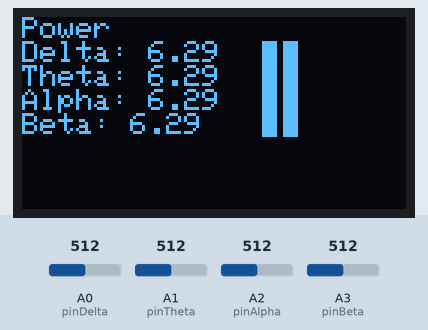
Simulated run of this sketch. Board: Arduino Uno, built with avr-gcc and run on an emulated ATmega328P. On the bench: 128×64 one-colour display. The test bench sets the inputs (shaded band); at power-on: A0 (pinDelta) = 512, A1 (pinTheta) = 512, A2 (pinAlpha) = 512, A3 (pinBeta) = 512.

Above: at 1.2 s.
1.3 s: A0 (pinDelta) set to 716
At 2.2 s:
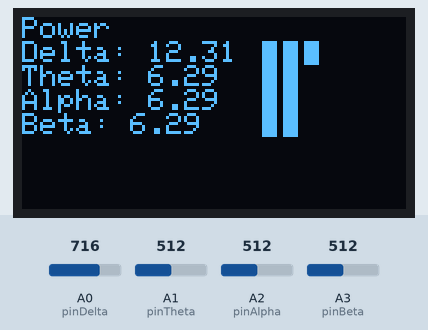
2.9 s: A1 (pinTheta) set to 716
At 4.2 s:
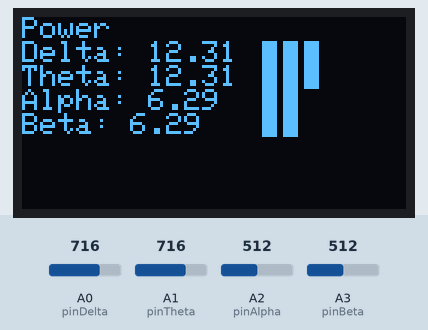
4.5 s: A2 (pinAlpha) set to 716
At 5.7 s:
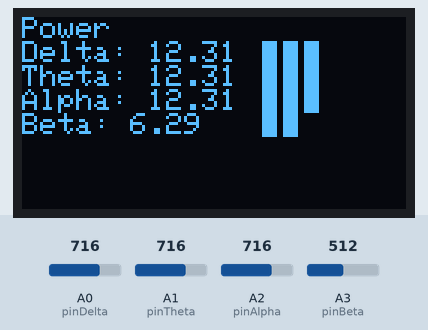
6.1 s: A3 (pinBeta) set to 716
At 7.4 s:
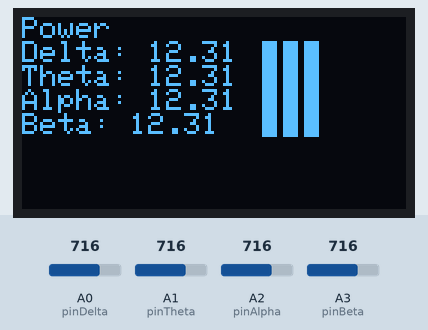
7.7 s: A0 (pinDelta) set to 992
At 8.4 s:
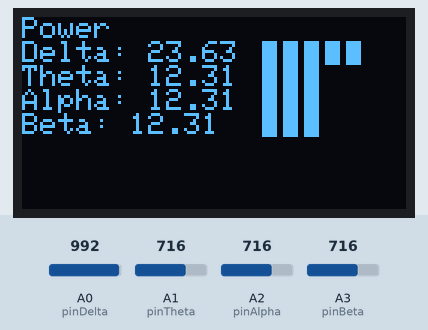
9.2 s: A1 (pinTheta) set to 992
At 9.6 s:
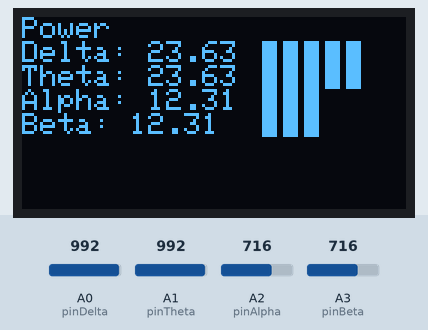
Timing chart, 0 to 11.7 s (numbered marks = the images above; inputs shaded):
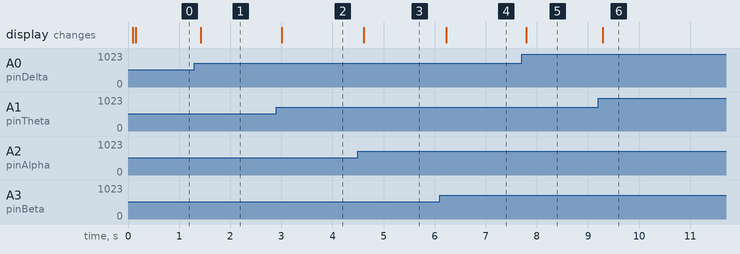

The sketch:

brainwavedisplay.ino
```cpp
#include <Adafruit_SSD1306.h>
#include <Adafruit_GFX.h>
#include <SPI.h>
#include <Wire.h>

#define SCREEN_WIDTH 128
#define SCREEN_HEIGHT 64
#define OLED_RESET 4
#define SCREEN_ADDRESS 0x3C
Adafruit_SSD1306 display(SCREEN_WIDTH, SCREEN_HEIGHT, &Wire, OLED_RESET);

#define VOLTSPERBIT 0.0049
#define SAMPLEINTERVAL 7.8125 // for sample rate of 128Hz
double currentTime;
double sampleTime;

double inputDelta = 0;
const int pinDelta = A0;
const int resistDelta = 1;

double inputTheta = 0.0;
const int pinTheta = A1;
const int resistTheta = 1;

double inputAlpha = 0.0;
const int pinAlpha = A2;
const int resistAlpha = 1;

double inputBeta = 0.0;
const int pinBeta = A3;
const int resistBeta = 1;

void readAllInputs(double *delta, double *theta, double *alpha, double *beta) {
  *delta = analogRead(pinDelta) * VOLTSPERBIT; // convert the ADC input to a voltage value
  *theta = analogRead(pinTheta) * VOLTSPERBIT;
  *alpha = analogRead(pinAlpha) * VOLTSPERBIT;
  *beta = analogRead(pinBeta) * VOLTSPERBIT;
}

void drawBar(int x, int y, double power) {
  // this is the maximum power that can be read by the arduino.
  // this value may need to be tweaked so that read power values are scaled properly
  double maxpower = (VOLTSPERBIT * 1023) * (VOLTSPERBIT * 1023);

  // if statements for each of the 5 segments of the bar
  // there are 5 maximum segments in each bar
  if (((power/maxpower) > (0.8))) {
    display.drawChar(x + (4 * 7), y, 0xDA, WHITE, BLACK, 1);
  }

  if (((power/maxpower) > (0.6))) {
    display.drawChar(x + (3 * 7), y, 0xDA, WHITE, BLACK, 1);
  }

  if (((power/maxpower) > (0.4))) {
    display.drawChar(x + (2 * 7), y, 0xDA, WHITE, BLACK, 1);
  }

  if (((power/maxpower) > (0.2))) {
    display.drawChar(x + (1 * 7), y, 0xDA, WHITE, BLACK, 1);
  }

  if (((power/maxpower) > (0.1))) {
    display.drawChar(x + (0 * 7), y, 0xDA, WHITE, BLACK, 1);
  }
}

void clearBarGraph() {
  // set this to make sure text printed elsewhere doesn't mess up with characters in unwanted places
  display.setTextWrap(false);
  // loop over all locations of the bar graphs and clear them
  for (int i = 1; i <= 4; i++) {
    display.setCursor(80, (8 * i));
    display.print("               ");
  }
  display.setTextWrap(true);
}

void drawBarGraph(double deltapower, double thetapower, double alphapower, double betapower) {
  // clear previously displayed values
  clearBarGraph();
  // display new bars for each of the read power values
  drawBar(80, 8, deltapower);
  drawBar(80, 16, thetapower);
  drawBar(80, 24, alphapower);
  drawBar(80, 32, betapower);
}

void clearDisplayInputValues() {
  display.setCursor(0, 0);
  // clear the displayed values by simply overwriting them with blank text
  display.println("               ");
  display.println("               ");
  display.println("               ");
  display.println("               ");
  display.println("               ");
}

void printInputValues(double delta, double theta, double alpha, double beta) {
  // calculate power to display
  double deltapower = delta * delta;
  double thetapower = theta * theta;
  double alphapower = alpha * alpha;
  double betapower = beta * beta;

  // clear previously displayed values
  clearDisplayInputValues();
  display.setCursor(0, 0);

  display.println("Power");

  display.print("Delta: ");
  display.println(deltapower);

  display.print("Theta: ");
  display.println(thetapower);

  display.print("Alpha: ");
  display.println(alphapower);

  display.print("Beta: ");
  display.println(betapower);

  // draw the bar graph; this is explained above
  drawBarGraph(deltapower, thetapower, alphapower, betapower);

  // finally, actually display everything
  display.display();
}

void setup() {
  // serial console
  Serial.begin(9600);

  // set up display
  if (!display.begin(SSD1306_SWITCHCAPVCC, SCREEN_ADDRESS)) {
    Serial.println(F("SSD1306 allocation failed"));
    for (;;); // Don't proceed, loop forever
  }
  display.clearDisplay();
  display.setTextColor(WHITE, BLACK);

  // timer setup
  currentTime = millis();
  sampleTime = currentTime + SAMPLEINTERVAL;
}

void loop() {
  // determine whether it's time to sample or not
  if (currentTime >= sampleTime) {
    // when time to sample, read input values and store them
    readAllInputs(&inputDelta, &inputTheta, &inputAlpha, &inputBeta);
    currentTime = millis();
    // set next sample time
    sampleTime = currentTime + SAMPLEINTERVAL;
  }

  // display calculated power and bar graphs
  printInputValues(inputDelta, inputTheta, inputAlpha, inputBeta);

  // update current time on each loop; timing is based on milliseconds
  currentTime = millis();
}
```

Measured:
- after the input at 1.3 s, the display: changes after 0.12 s (image 1)
- after the input at 2.9 s, the display: changes after 0.11 s (image 2)
- after the input at 4.5 s, the display: changes after 0.11 s (image 3)
- after the input at 6.1 s, the display: changes after 0.13 s (image 4)
- after the input at 7.7 s, the display: changes after 0.09 s (image 5)
- after the input at 9.2 s, the display: changes after 0.09 s (image 6)
